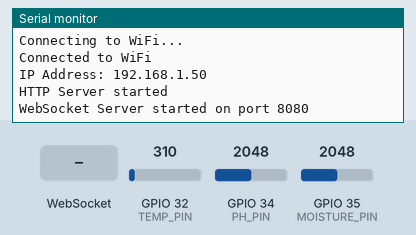
Bench run of a sketch on a simulated ESP32. On the bench: the last lines printed to the serial monitor. The inputs (shaded band) are chosen by the test bench; at power-on: GPIO 32 (TEMP_PIN) = 310, GPIO 34 (PH_PIN) = 2048, GPIO 35 (MOISTURE_PIN) = 2048. WiFi joins after 1.5 s; servers stay silent unless stated.

Above: at 3.2 s.
3.3 s: WebSocket text "water" received
At 4.1 s:
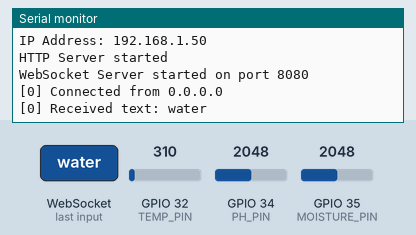
4.8 s: WebSocket text "light" received
At 4.96 s:
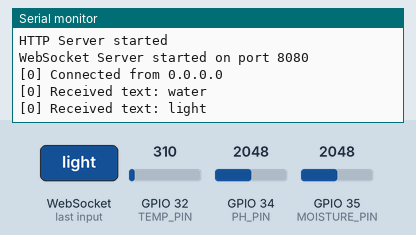
6.5 s: WebSocket text "getData" received
At 7.7 s:
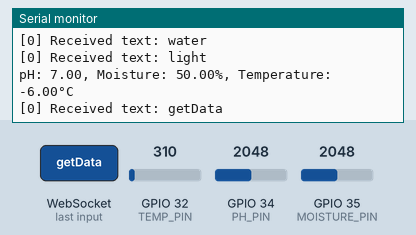
8.0 s: WebSocket text "control" received
At 8.8 s:
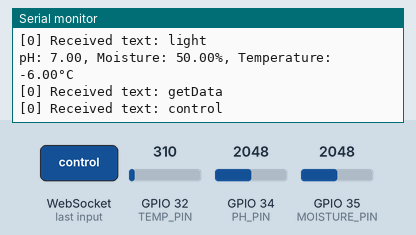
9.5 s: WebSocket text "1" received
At 9.9 s:
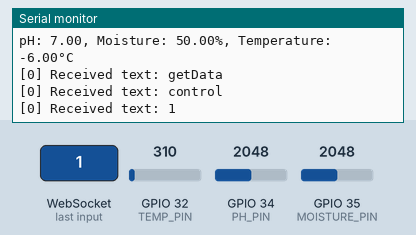

Measured:
- after the input at 3.3 s, the serial monitor: prints a new line at once (image 1)
- after the input at 4.8 s, the serial monitor: prints a new line at once (image 2)
- after the input at 6.5 s, the serial monitor: prints a new line at once (image 3)
- after the input at 8.0 s, the serial monitor: prints a new line at once (image 4)
- after the input at 9.5 s, the serial monitor: prints a new line at once (image 5)

The sketch:

main.ino
```cpp
#include <WiFi.h>
#include <WebServer.h>
#include <ArduinoJson.h>
#include <WebSocketsServer.h>

// WiFi配置
const char* ssid = "YOUR_WIFI_SSID";
const char* password = "YOUR_WIFI_PASSWORD";

// 创建Web服务器和WebSocket服务器
WebServer server(80);
WebSocketsServer webSocket = WebSocketsServer(8080);

// 传感器引脚定义
const int PH_PIN = 34;
const int MOISTURE_PIN = 35;
const int TEMP_PIN = 32;

// 数据结构
struct SoilData {
  float ph;
  float moisture;
  float temperature;
  String status;
};

SoilData currentData;

void setup() {
  Serial.begin(115200);

  // 连接WiFi
  WiFi.begin(ssid, password);
  while (WiFi.status() != WL_CONNECTED) {
    delay(1000);
    Serial.println("Connecting to WiFi...");
  }

  Serial.println("Connected to WiFi");
  Serial.print("IP Address: ");
  Serial.println(WiFi.localIP());

  // 初始化传感器引脚
  pinMode(PH_PIN, INPUT);
  pinMode(MOISTURE_PIN, INPUT);
  pinMode(TEMP_PIN, INPUT);

  // 设置HTTP路由
  server.on("/api/soil-data", HTTP_GET, handleGetSoilData);
  server.on("/api/control", HTTP_POST, handleControl);

  // 启动服务器
  server.begin();
  webSocket.begin();
  webSocket.onEvent(webSocketEvent);

  Serial.println("HTTP Server started");
  Serial.println("WebSocket Server started on port 8080");
}

void loop() {
  server.handleClient();
  webSocket.loop();

  // 每5秒读取一次传感器数据
  static unsigned long lastRead = 0;
  if (millis() - lastRead > 5000) {
    lastRead = millis();
    readSensorData();
    broadcastData();
  }
}

void readSensorData() {
  // 读取传感器数据（这里使用模拟值，实际应根据传感器调整）
  int phRaw = analogRead(PH_PIN);
  int moistureRaw = analogRead(MOISTURE_PIN);
  int tempRaw = analogRead(TEMP_PIN);

  // 转换为实际值
  currentData.ph = map(phRaw, 0, 4095, 0, 14 * 100) / 100.0;
  currentData.moisture = map(moistureRaw, 0, 4095, 0, 100);
  currentData.temperature = map(tempRaw, 0, 4095, -10, 50);

  // 评估状态
  if (currentData.ph >= 6.0 && currentData.ph <= 7.0 &&
      currentData.moisture >= 40 && currentData.moisture <= 60 &&
      currentData.temperature >= 20 && currentData.temperature <= 28) {
    currentData.status = "良好";
  } else {
    currentData.status = "需调整";
  }

  Serial.print("pH: ");
  Serial.print(currentData.ph);
  Serial.print(", Moisture: ");
  Serial.print(currentData.moisture);
  Serial.print("%, Temperature: ");
  Serial.print(currentData.temperature);
  Serial.println("°C");
}

void handleGetSoilData() {
  StaticJsonDocument<200> doc;
  doc["ph"] = currentData.ph;
  doc["moisture"] = currentData.moisture;
  doc["temperature"] = currentData.temperature;
  doc["status"] = currentData.status;
  doc["timestamp"] = millis();

  String response;
  serializeJson(doc, response);

  server.sendHeader("Access-Control-Allow-Origin", "*");
  server.send(200, "application/json", response);
}

void handleControl() {
  if (server.hasArg("plain")) {
    String body = server.arg("plain");
    StaticJsonDocument<200> doc;
    DeserializationError error = deserializeJson(doc, body);

    if (!error) {
      String action = doc["action"];

      if (action == "water") {
        // 控制浇水
        Serial.println("Watering...");
        // 添加控制继电器的代码
      } else if (action == "light") {
        // 控制补光
        Serial.println("Adjusting light...");
        // 添加控制LED的代码
      }

      server.send(200, "application/json", "{\"status\":\"success\"}");
    } else {
      server.send(400, "application/json", "{\"error\":\"Invalid JSON\"}");
    }
  } else {
    server.send(400, "application/json", "{\"error\":\"No body\"}");
  }
}

void webSocketEvent(uint8_t num, WStype_t type, uint8_t * payload, size_t length) {
  switch(type) {
    case WStype_DISCONNECTED:
      Serial.printf("[%u] Disconnected!\n", num);
      break;
    case WStype_CONNECTED:
      {
        IPAddress ip = webSocket.remoteIP(num);
        Serial.printf("[%u] Connected from %s\n", num, ip.toString().c_str());

        // 发送当前数据给新连接的客户端
        sendDataToClient(num);
      }
      break;
    case WStype_TEXT:
      Serial.printf("[%u] Received text: %s\n", num, payload);
      // 处理接收到的命令
      handleWebSocketMessage(num, (char*)payload);
      break;
  }
}

void sendDataToClient(uint8_t num) {
  StaticJsonDocument<200> doc;
  doc["ph"] = currentData.ph;
  doc["moisture"] = currentData.moisture;
  doc["temperature"] = currentData.temperature;
  doc["status"] = currentData.status;
  doc["timestamp"] = millis();

  String message;
  serializeJson(doc, message);
  webSocket.sendTXT(num, message);
}

void broadcastData() {
  StaticJsonDocument<200> doc;
  doc["ph"] = currentData.ph;
  doc["moisture"] = currentData.moisture;
  doc["temperature"] = currentData.temperature;
  doc["status"] = currentData.status;
  doc["timestamp"] = millis();

  String message;
  serializeJson(doc, message);
  webSocket.broadcastTXT(message);
}

void handleWebSocketMessage(uint8_t num, char* payload) {
  StaticJsonDocument<200> doc;
  DeserializationError error = deserializeJson(doc, payload);

  if (!error) {
    String command = doc["command"];

    if (command == "getData") {
      sendDataToClient(num);
    } else if (command == "control") {
      String action = doc["action"];
      // 执行控制命令
      Serial.println("Control command: " + action);
      webSocket.sendTXT(num, "{\"status\":\"success\"}");
    }
  }
}
```
